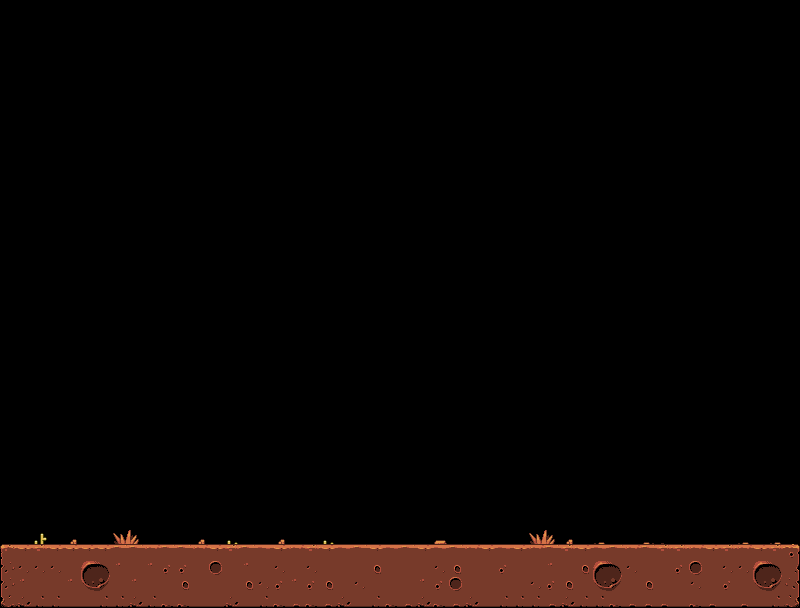

A 2D game scene composited from a Tiled map and its tileset images. What follows is a short description and the map's XML, with each tile layer's data collapsed to a summary:
An orthogonal 50x38 tile map with 16x16 px tiles, 1 tile layer (world).

<map version="1.0" orientation="orthogonal" width="50" height="38" tilewidth="16" tileheight="16">
 <tileset firstgid="1" name="menu_tiles_png" tilewidth="16" tileheight="16">
  <image source="menu_tiles_png.png" width="272" height="64" />
 </tileset>
 <layer name="world" width="50" height="38">
  <data>[1900 cells, 217 non-empty, 36 distinct tile ids]</data>
 </layer>
</map>
